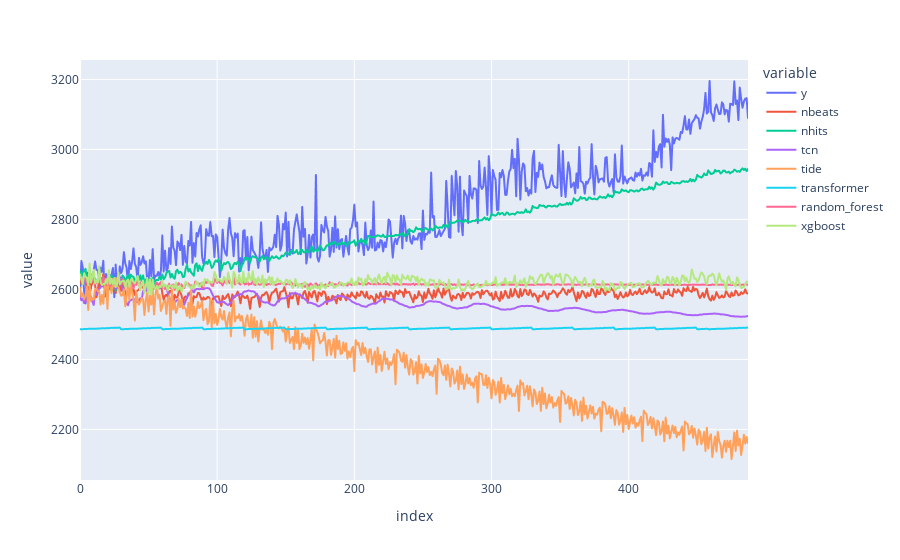

Notebook code for this chart:
### Code cell
px.line(results,x=results.index,y=['y','nbeats','nhits','tcn','tide','transformer','random_forest','xgboost'])

### Figure 1 — Plotly figure (JSON) as saved in the notebook; plotly's stock layout.template omitted (floating-point values rounded to 4 significant figures; data arrays with more than 128 entries replaced by an {"elided": "..."} marker saying what was removed)
{"data": [{"hovertemplate": "variable=y<br>index=%{x}<br>value=%{y}<extra></extra>", "legendgroup": "y", "line": {"color": "#636efa", "dash": "solid"}, "marker": {"symbol": "circle"}, "mode": "lines", "name": "y", "showlegend": true, "type": "scattergl", "x": {"elided": "488 int values"}, "xaxis": "x", "y": {"elided": "488 float values"}, "yaxis": "y"}, {"hovertemplate": "variable=nbeats<br>index=%{x}<br>value=%{y}<extra></extra>", "legendgroup": "nbeats", "line": {"color": "#EF553B", "dash": "solid"}, "marker": {"symbol": "circle"}, "mode": "lines", "name": "nbeats", "showlegend": true, "type": "scattergl", "x": {"elided": "488 int values"}, "xaxis": "x", "y": {"elided": "488 float values"}, "yaxis": "y"}, {"hovertemplate": "variable=nhits<br>index=%{x}<br>value=%{y}<extra></extra>", "legendgroup": "nhits", "line": {"color": "#00cc96", "dash": "solid"}, "marker": {"symbol": "circle"}, "mode": "lines", "name": "nhits", "showlegend": true, "type": "scattergl", "x": {"elided": "488 int values"}, "xaxis": "x", "y": {"elided": "488 float values"}, "yaxis": "y"}, {"hovertemplate": "variable=tcn<br>index=%{x}<br>value=%{y}<extra></extra>", "legendgroup": "tcn", "line": {"color": "#ab63fa", "dash": "solid"}, "marker": {"symbol": "circle"}, "mode": "lines", "name": "tcn", "showlegend": true, "type": "scattergl", "x": {"elided": "488 int values"}, "xaxis": "x", "y": {"elided": "488 float values"}, "yaxis": "y"}, {"hovertemplate": "variable=tide<br>index=%{x}<br>value=%{y}<extra></extra>", "legendgroup": "tide", "line": {"color": "#FFA15A", "dash": "solid"}, "marker": {"symbol": "circle"}, "mode": "lines", "name": "tide", "showlegend": true, "type": "scattergl", "x": {"elided": "488 int values"}, "xaxis": "x", "y": {"elided": "488 float values"}, "yaxis": "y"}, {"hovertemplate": "variable=transformer<br>index=%{x}<br>value=%{y}<extra></extra>", "legendgroup": "transformer", "line": {"color": "#19d3f3", "dash": "solid"}, "marker": {"symbol": "circle"}, "mode": "lines", "name": "transformer", "showlegend": true, "type": "scattergl", "x": {"elided": "488 int values"}, "xaxis": "x", "y": {"elided": "488 float values"}, "yaxis": "y"}, {"hovertemplate": "variable=random_forest<br>index=%{x}<br>value=%{y}<extra></extra>", "legendgroup": "random_forest", "line": {"color": "#FF6692", "dash": "solid"}, "marker": {"symbol": "circle"}, "mode": "lines", "name": "random_forest", "showlegend": true, "type": "scattergl", "x": {"elided": "488 int values"}, "xaxis": "x", "y": {"elided": "488 float values"}, "yaxis": "y"}, {"hovertemplate": "variable=xgboost<br>index=%{x}<br>value=%{y}<extra></extra>", "legendgroup": "xgboost", "line": {"color": "#B6E880", "dash": "solid"}, "marker": {"symbol": "circle"}, "mode": "lines", "name": "xgboost", "showlegend": true, "type": "scattergl", "x": {"elided": "488 int values"}, "xaxis": "x", "y": {"elided": "488 float values"}, "yaxis": "y"}], "layout": {"legend": {"title": {"text": "variable"}, "tracegroupgap": 0}, "margin": {"t": 60}, "xaxis": {"anchor": "y", "domain": [0, 1], "title": {"text": "index"}}, "yaxis": {"anchor": "x", "domain": [0, 1], "title": {"text": "value"}}}}
